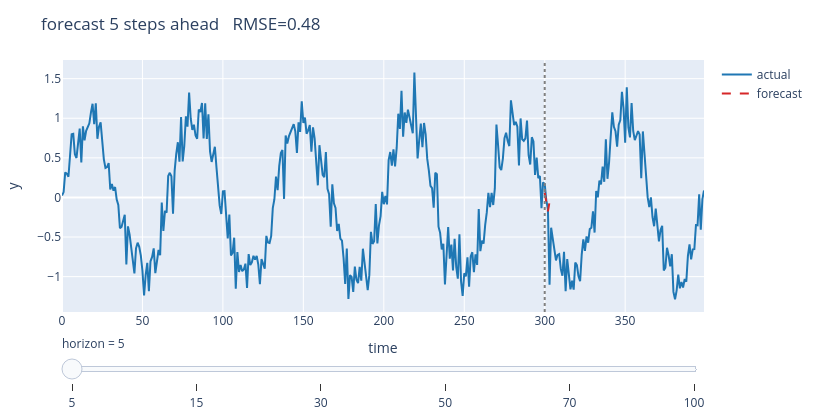

The code cell stored with this chart in its notebook:
### Markdown cell above
## 5. 予測ホライズン — 先を見るほど難しい

1 ステップ先は当てやすく、遠い未来ほど誤差が累積します。直近の窓から学習したモデルで **再帰的に**
先を予測し、ホライズンを伸ばすと予測が実測から離れていく様子をスライダーで見ます(静的 HTML 可)。

### Code cell
n_lags = 5
split = 300
train = make_lag_features(ys[:split], n_lags=n_lags, roll=10)
model = RandomForestRegressor(n_estimators=300, random_state=0).fit(
    train.drop(columns="y").to_numpy(), train["y"].to_numpy())

def recursive_forecast(model, history, n_lags, roll, steps):
    hist = list(history)
    preds = []
    for _ in range(steps):
        lags = hist[-n_lags:][::-1]
        rmean = np.mean(hist[-roll:]); rstd = np.std(hist[-roll:])
        x = np.array(lags + [rmean, rstd])[None, :]
        p = float(model.predict(x)[0]); preds.append(p); hist.append(p)
    return np.array(preds)

horizon = len(ys) - split
fc = recursive_forecast(model, ys[:split], n_lags, 10, horizon)
shown = [5, 15, 30, 50, 70, horizon]

frames = []
for k in shown:
    err = rmse(ys[split:split + k], fc[:k])
    frames.append(go.Frame(name=str(k), data=[
        go.Scatter(x=list(range(len(ys))), y=list(ys), mode="lines", line={"color": "#1f77b4"}, name="actual"),
        go.Scatter(x=list(range(split, split + k)), y=list(fc[:k]), mode="lines",
                   line={"color": "#d62728", "dash": "dash"}, name="forecast"),
    ], layout={"title": f"forecast {k} steps ahead   RMSE={err:.2f}"}))
fig = go.Figure(data=frames[0].data, frames=frames)
fig.add_vline(x=split, line_dash="dot", line_color="gray")
steps_ui = [{"args": [[f.name], {"frame": {"duration": 0, "redraw": True}, "mode": "immediate"}],
             "label": f.name, "method": "animate"} for f in frames]
fig.update_layout(sliders=[{"steps": steps_ui, "currentvalue": {"prefix": "horizon = "}}],
                  title=frames[0].layout.title.text, width=820, height=420,
                  xaxis_title="time", yaxis_title="y", margin={"l": 50, "r": 20, "t": 60, "b": 40})
fig.show()

### Figure 1 — Plotly figure (JSON) as saved in the notebook; plotly's stock layout.template omitted (floating-point values rounded to 4 significant figures; data arrays with more than 128 entries replaced by an {"elided": "..."} marker saying what was removed)
{"data": [{"line": {"color": "#1f77b4"}, "mode": "lines", "name": "actual", "type": "scatter", "x": {"elided": "400 int values"}, "y": {"elided": "400 float values"}}, {"line": {"color": "#d62728", "dash": "dash"}, "mode": "lines", "name": "forecast", "type": "scatter", "x": [300, 301, 302, 303, 304], "y": [0.05886, -0.04275, -0.176, -0.05512, -0.1424]}], "layout": {"height": 420, "margin": {"b": 40, "l": 50, "r": 20, "t": 60}, "shapes": [{"line": {"color": "gray", "dash": "dot"}, "type": "line", "x0": 300, "x1": 300, "xref": "x", "y0": 0, "y1": 1, "yref": "y domain"}], "sliders": [{"currentvalue": {"prefix": "horizon = "}, "steps": [{"args": [["5"], {"frame": {"duration": 0, "redraw": true}, "mode": "immediate"}], "label": "5", "method": "animate"}, {"args": [["15"], {"frame": {"duration": 0, "redraw": true}, "mode": "immediate"}], "label": "15", "method": "animate"}, {"args": [["30"], {"frame": {"duration": 0, "redraw": true}, "mode": "immediate"}], "label": "30", "method": "animate"}, {"args": [["50"], {"frame": {"duration": 0, "redraw": true}, "mode": "immediate"}], "label": "50", "method": "animate"}, {"args": [["70"], {"frame": {"duration": 0, "redraw": true}, "mode": "immediate"}], "label": "70", "method": "animate"}, {"args": [["100"], {"frame": {"duration": 0, "redraw": true}, "mode": "immediate"}], "label": "100", "method": "animate"}]}], "title": {"text": "forecast 5 steps ahead   RMSE=0.48"}, "width": 820, "xaxis": {"title": {"text": "time"}}, "yaxis": {"title": {"text": "y"}}}}
